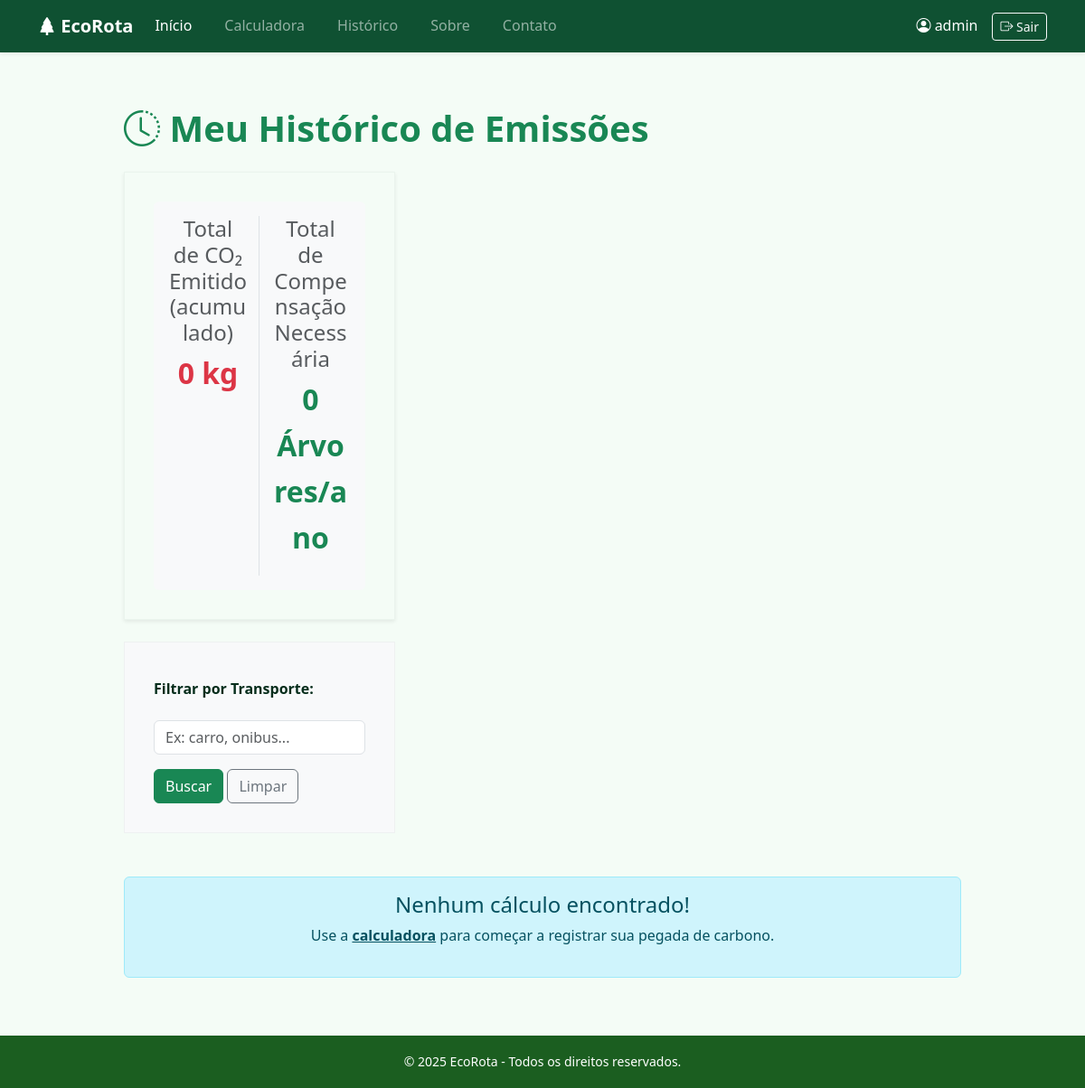
The page /historico/ (signed in) on the database as committed earlier.
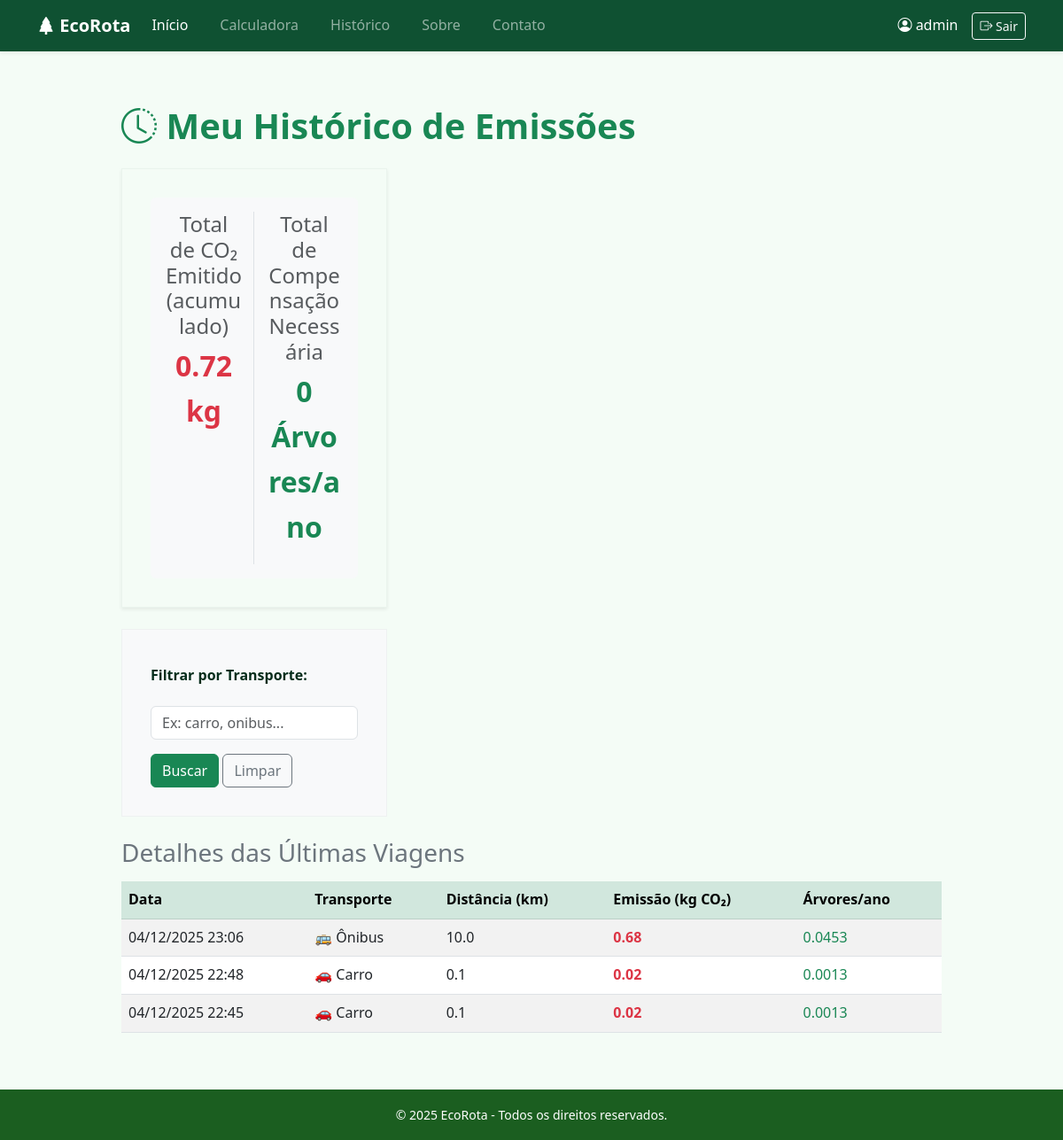
The same page on the database as committed later.
### usuario/models.py (models this page shows, shortened)
class RegistroCalculo(models.Model):
    usuario = models.ForeignKey(User, on_delete=models.CASCADE)
    distancia = models.FloatField(verbose_name="Distância (km)")
    transporte = models.CharField(max_length=50, verbose_name="Meio de Transporte")
    co2_emitido = models.FloatField(verbose_name="CO2 Emitido (kg)")
    arvores = models.FloatField(verbose_name="Árvores para compensar")
    data_calculo = models.DateTimeField(auto_now_add=True, verbose_name="Data do Cálculo")

### usuario/views.py (the view)
# urls.py: path('historico/', views.historico, name='historico'),
def historico(request):
    termo_busca = request.GET.get('transporte')
    registros = RegistroCalculo.objects.filter(usuario=request.user)
    if termo_busca:
        registros = registros.filter(transporte__icontains=termo_busca)
    registros = registros.order_by('-data_calculo')
    total_co2 = sum(r.co2_emitido for r in registros)
    total_arvores = sum(r.arvores for r in registros)
    context = {
        'registros': registros,
        'total_co2': round(total_co2, 2),
        'total_arvores': round(total_arvores)
    }
    return render(request, 'usuario/historico.html', context)

### usuario/templates/usuario/historico.html
{% extends 'base.html' %}
{% block content %}
<div class="row justify-content-center">
    <div class="col-lg-10">
        <h1 class="text-success fw-bold mb-4">
            <i class="bi bi-clock-history"></i> Meu Histórico de Emissões
        </h1>
        <div class="card shadow-sm mb-4">
            <div class="card-body bg-light rounded">
                <div class="row text-center">
                    <div class="col-md-6 border-end">
                        <h4 class="text-muted mb-1">Total de CO₂ Emitido (acumulado)</h4>
                        <p class="fs-2 fw-bold text-danger">{{ total_co2 }} kg</p>
                    </div>
                    <div class="col-md-6">
                        <h4 class="text-muted mb-1">Total de Compensação Necessária</h4>
                        <p class="fs-2 fw-bold text-success">{{ total_arvores }} Árvores/ano</p>
                    </div>
                </div>
            </div>
        </div>
        <div class="card card-body bg-light mb-4">
            <form method="get" action="{% url 'historico' %}" class="row g-3 align-items-center">
                <div class="col-auto">
                    <label for="transporte" class="col-form-label fw-bold">Filtrar por Transporte:</label>
                </div>
                <div class="col-auto">
                    <input type="text" name="transporte" id="transporte" class="form-control" placeholder="Ex: carro, onibus..." value="{{ request.GET.transporte }}">
                </div>
                <div class="col-auto">
                    <button type="submit" class="btn btn-success">Buscar</button>
                    <a href="{% url 'historico' %}" class="btn btn-outline-secondary">Limpar</a>
                </div>
            </form>
        </div>
        {% if registros %}
            <h3 class="mb-3 text-secondary">Detalhes das Últimas Viagens</h3>
            <div class="table-responsive">
                <table class="table table-striped table-hover align-middle">
                    <thead class="table-success">
                        <tr>
                            <th>Data</th>
                            <th>Transporte</th>
                            <th>Distância (km)</th>
                            <th>Emissão (kg CO₂)</th>
                            <th>Árvores/ano</th>
                        </tr>
                    </thead>
                    <tbody>
                        {% for registro in registros %}
                        <tr>
                            <td>{{ registro.data_calculo|date:"d/m/Y H:i" }}</td>
                            <td>
                                {% if registro.transporte == 'carro' %}🚗 Carro{% elif registro.transporte == 'onibus' %}🚌 Ônibus{% elif registro.transporte == 'metro' %}🚇 Metrô{% elif registro.transporte == 'moto' %}🏍️ Motocicleta{% elif registro.transporte == 'bicicleta' %}🚲 Bicicleta{% else %}🚶 A Pé{% endif %}
                            </td>
                            <td>{{ registro.distancia }}</td>
                            <td class="fw-bold text-danger">{{ registro.co2_emitido }}</td>
                            <td class="text-success">{{ registro.arvores }}</td>
                        </tr>
                        {% endfor %}
                    </tbody>
                </table>
            </div>
        {% else %}
            <div class="alert alert-info text-center mt-5" role="alert">
                <h4 class="alert-heading">Nenhum cálculo encontrado!</h4>
                <p>Use a <a href="{% url 'calculadora' %}" class="alert-link">calculadora</a> para começar a registrar sua pegada de carbono.</p>
            </div>
        {% endif %}
    </div>
</div>
{% endblock %}

### usuario/templates/base.html (shortened to what this page needs)
{% load static %}
<!DOCTYPE html>
<html lang="pt-br">
<head>
    <link href="https://cdn.jsdelivr.net/npm/bootstrap@5.3.0/dist/css/bootstrap.min.css" rel="stylesheet">
    <link rel="stylesheet" href="https://cdn.jsdelivr.net/npm/bootstrap-icons@1.10.0/font/bootstrap-icons.css">
    <link rel="stylesheet" href="{% static 'usuario/css/style.css' %}">
</head>
<body>
    <nav class="navbar navbar-expand-lg navbar-dark navbar-custom shadow-sm">
        <div class="container">
            <a class="navbar-brand fw-bold" href="{% url 'home' %}">
                <i class="bi bi-tree-fill"></i> EcoRota
            </a>
            <div class="collapse navbar-collapse" id="navbarNav">
                <ul class="navbar-nav me-auto mb-2 mb-lg-0">
                    <li class="nav-item">
                        <a class="nav-link active" href="{% url 'home' %}">Início</a>
                    </li>
                    <li class="nav-item">
                        <a class="nav-link" href="{% url 'calculadora' %}">Calculadora</a>
                    </li>
                    <li class="nav-item">
                        <a class="nav-link" href="{% url 'historico' %}">Histórico</a>
                    </li>
                    <li class="nav-item">
                        <a class="nav-link" href="#">Sobre</a>
                    </li>
                    <li class="nav-item">
                        <a class="nav-link" href="#">Contato</a>
                    </li>
                </ul>
                <div class="d-flex align-items-center">
                    {% if user.is_authenticated %}
                        <span class="navbar-text text-white me-3">
                            <i class="bi bi-person-circle"></i> {{ user.username }}
                        </span>
                        <form action="{% url 'logout' %}" method="post" class="d-inline">
                            <button type="submit" class="btn btn-outline-light btn-sm">
                                <i class="bi bi-box-arrow-right"></i> Sair
                            </button>
                        </form>
                    {% else %}
                        <a href="{% url 'login' %}" class="btn btn-light btn-sm text-success fw-bold">Entrar</a>
                    {% endif %}
                </div>
            </div>
        </div>
    </nav>
    <div class="container mt-5 mb-5">
        {% block content %}
        {% endblock %}
    </div>
    <footer>
        <div class="container">
            <small>&copy; 2025 EcoRota - Todos os direitos reservados.</small>
        </div>
    </footer>
</body>
</html>

### usuario/static/usuario/css/style.css (style rules this page uses)
:root { --primary-color: #2E7D32; --secondary-color: #81C784; --text-color: #333; --bg-color: #f4f4f9; --calc-primary-600: #0f5132; --calc-secondary-color: #198754; --calc-card-background: #ffffff; --calc-text-color: #052d1b; --calc-text-muted: #6b7a6b; --calc-shadow-1: 0 8px 30px rgba(6,40,22,0.12); --calc-transition: 240ms cubic-bezier(.2,.9,.3,1); --calc-radius: 16px; --calc-max-width: 1100px; }
* { box-sizing: border-box; font-family: 'Segoe UI', Tahoma, Geneva, Verdana, sans-serif; margin: 0; padding: 0; }
body { background-color: var(--bg-color); color: var(--text-color); line-height: 1.6; padding-top: 70px; }
nav ul { list-style: none; display: flex; gap: 20px; }
nav a { color: white; text-decoration: none; font-weight: 500; }
.card { background: white; padding: 2rem; border-radius: 10px; box-shadow: 0 4px 6px rgba(0,0,0,0.1); width: 300px; text-align: center; transition: transform 0.3s; }
footer { background-color: #333; color: white; text-align: center; padding: 1.5rem; margin-top: auto; }
.navbar-custom { background-color: var(--primary-color) !important; position: fixed; top: 0; width: 100%; z-index: 1000; box-shadow: var(--calc-shadow-1); }
:root { --primary-color: #0f5132; --secondary-color: #198754; --text-color: #052d1b; --calc-primary-600: #0f5132; --calc-secondary-color: #198754; --calc-card-background: #ffffff; --calc-text-color: #052d1b; --calc-text-muted: #6b7a6b; --calc-shadow-1: 0 8px 30px rgba(6,40,22,0.12); --calc-transition: 240ms cubic-bezier(.2,.9,.3,1); --calc-radius: 16px; --calc-max-width: 1100px; }
* { box-sizing: border-box; font-family: system-ui, -apple-system, "Segoe UI", Roboto, "Helvetica Neue", Arial, sans-serif; margin: 0; padding: 0; }
body { background-color: #f7fff6; color: var(--text-color); padding-top: 70px; }
.navbar-custom { background-color: var(--primary-color) !important; position: fixed; top: 0; width: 100%; z-index: 1000; box-shadow: var(--shadow-1); }
footer { background-color: var(--primary-color); color: white; text-align: center; padding: 1.5rem; margin-top: auto; }
.card { background: var(--card-background); border-radius: var(--radius); box-shadow: var(--shadow-1); border: 1px solid rgba(10,50,30,0.04); }

### usuario/templates/base.html (style rules this page uses)
body { background-color: #f4fcf6; font-family: 'Segoe UI', Tahoma, Geneva, Verdana, sans-serif; display: flex; flex-direction: column; min-height: 100vh; }
.navbar-custom { background-color: #2e7d32; }
footer { margin-top: auto; background-color: #1b5e20; color: white; padding: 1rem 0; text-align: center; }

Rows that differ between the two databases and show on the page:
added RegistroCalculo: data_calculo "04/12/2025 23:06", transporte "🚌 Ônibus", distancia "10.0", co2_emitido "0.68", arvores "0.0453"
added RegistroCalculo: data_calculo "04/12/2025 22:48", transporte "🚗 Carro", distancia "0.1", co2_emitido "0.02", arvores "0.0013"
added RegistroCalculo: data_calculo "04/12/2025 22:45", transporte "🚗 Carro", distancia "0.1", co2_emitido "0.02", arvores "0.0013"
Other text that changed with them:
{{ total_co2 }}: "0" → "0.72"
text no longer shown: "Nenhum cálculo encontrado! Use a calculadora para começar a registrar sua pegada de carbono."
text now shown: "Detalhes das Últimas Viagens Data Transporte Distância (km) Emissão (kg CO₂) Árvores/ano"
